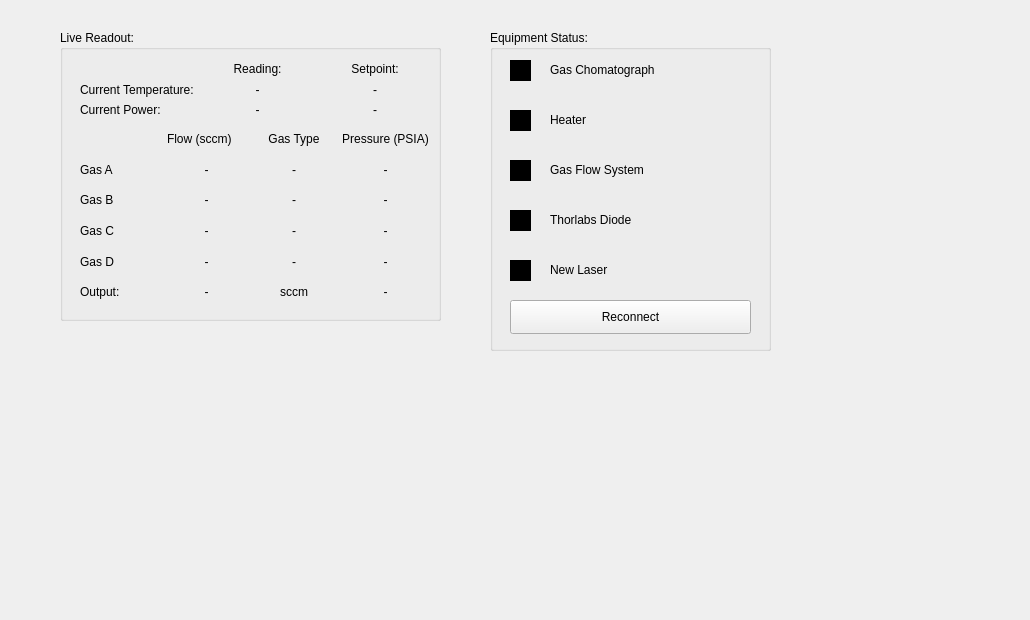
     <widget class="QWidget" name="tabLiveView">
      <attribute name="title">
       <string>Live View</string>
      </attribute>
      <widget class="QLabel" name="label_37">
       <property name="geometry">
        <rect>
         <x>810</x>
         <y>520</y>
         <width>211</width>
         <height>91</height>
        </rect>
       </property>
       <property name="text">
        <string/>
       </property>
       <property name="pixmap">
        <pixmap>gui_style_guides/drawing.svg</pixmap>
       </property>
       <property name="scaledContents">
        <bool>true</bool>
       </property>
       <property name="alignment">
        <set>Qt::AlignCenter</set>
       </property>
      </widget>
      <widget class="QGroupBox" name="groupBox_3">
       <property name="geometry">
        <rect>
         <x>60</x>
         <y>30</y>
         <width>381</width>
         <height>291</height>
        </rect>
       </property>
       <property name="title">
        <string>Live Readout:</string>
       </property>
       <widget class="QWidget" name="layoutWidget_9">
        <property name="geometry">
         <rect>
          <x>20</x>
          <y>30</y>
          <width>349</width>
          <height>243</height>
         </rect>
        </property>
        <layout class="QVBoxLayout" name="verticalLiveReadout1_2" stretch="1,3">
         <property name="spacing">
          <number>9</number>
         </property>
         <item>
          <layout class="QGridLayout" name="gridLayout_6">
           <property name="verticalSpacing">
            <number>3</number>
           </property>
           <item row="0" column="1">
            <widget class="QLabel" name="label_31">
             <property name="sizePolicy">
              <sizepolicy hsizetype="Preferred" vsizetype="MinimumExpanding">
               <horstretch>0</horstretch>
               <verstretch>0</verstretch>
              </sizepolicy>
             </property>
             <property name="layoutDirection">
              <enum>Qt::LeftToRight</enum>
             </property>
             <property name="text">
              <string>Reading:</string>
             </property>
             <property name="alignment">
              <set>Qt::AlignCenter</set>
             </property>
            </widget>
           </item>
           <item row="1" column="0">
            <widget class="QLabel" name="label_91">
             <property name="sizePolicy">
              <sizepolicy hsizetype="Preferred" vsizetype="MinimumExpanding">
               <horstretch>0</horstretch>
               <verstretch>0</verstretch>
              </sizepolicy>
             </property>
             <property name="text">
              <string>Current Temperature:</string>
             </property>
            </widget>
           </item>
           <item row="2" column="0">
            <widget class="QLabel" name="label_92">
             <property name="sizePolicy">
              <sizepolicy hsizetype="Preferred" vsizetype="MinimumExpanding">
               <horstretch>0</horstretch>
               <verstretch>0</verstretch>
              </sizepolicy>
             </property>
             <property name="text">
              <string>Current Power:</string>
             </property>
            </widget>
           </item>
           <item row="2" column="1">
            <widget class="QLabel" name="current_power_2">
             <property name="sizePolicy">
              <sizepolicy hsizetype="Preferred" vsizetype="MinimumExpanding">
               <horstretch>0</horstretch>
               <verstretch>0</verstretch>
              </sizepolicy>
             </property>
             <property name="text">
              <string>-</string>
             </property>
             <property name="alignment">
              <set>Qt::AlignCenter</set>
             </property>
            </widget>
           </item>
           <item row="1" column="1">
            <widget class="QLabel" name="current_temp_2">
             <property name="sizePolicy">
              <sizepolicy hsizetype="Preferred" vsizetype="MinimumExpanding">
               <horstretch>0</horstretch>
               <verstretch>0</verstretch>
              </sizepolicy>
             </property>
             <property name="text">
              <string>-</string>
             </property>
             <property name="alignment">
              <set>Qt::AlignCenter</set>
             </property>
            </widget>
           </item>
           <item row="0" column="2">
            <widget class="QLabel" name="label_34">
             <property name="sizePolicy">
              <sizepolicy hsizetype="Preferred" vsizetype="MinimumExpanding">
               <horstretch>0</horstretch>
               <verstretch>0</verstretch>
              </sizepolicy>
             </property>
             <property name="layoutDirection">
              <enum>Qt::LeftToRight</enum>
             </property>
             <property name="text">
              <string>Setpoint:</string>
             </property>
             <property name="alignment">
              <set>Qt::AlignCenter</set>
             </property>
            </widget>
           </item>
           <item row="2" column="2">
            <widget class="QLabel" name="current_power_setpoint2">
             <property name="sizePolicy">
              <sizepolicy hsizetype="Preferred" vsizetype="MinimumExpanding">
               <horstretch>0</horstretch>
               <verstretch>0</verstretch>
              </sizepolicy>
             </property>
             <property name="layoutDirection">
              <enum>Qt::LeftToRight</enum>
             </property>
             <property name="text">
              <string>-</string>
             </property>
             <property name="alignment">
              <set>Qt::AlignCenter</set>
             </property>
            </widget>
           </item>
           <item row="1" column="2">
            <widget class="QLabel" name="current_temp_setpoint2">
             <property name="sizePolicy">
              <sizepolicy hsizetype="Preferred" vsizetype="MinimumExpanding">
               <horstretch>0</horstretch>
               <verstretch>0</verstretch>
              </sizepolicy>
             </property>
             <property name="layoutDirection">
              <enum>Qt::LeftToRight</enum>
             </property>
             <property name="text">
              <string>-</string>
             </property>
             <property name="alignment">
              <set>Qt::AlignCenter</set>
             </property>
            </widget>
           </item>
          </layout>
         </item>
         <item>
          <layout class="QGridLayout" name="gridLayout_10">
           <item row="0" column="1">
            <widget class="QLabel" name="label_71">
             <property name="text">
              <string>Flow (sccm)</string>
             </property>
            </widget>
           </item>
           <item row="2" column="0">
            <widget class="QLabel" name="label_93">
             <property name="text">
              <string>Gas B</string>
             </property>
            </widget>
           </item>
           <item row="5" column="1">
            <widget class="QLabel" name="current_gasE_flow_2">
             <property name="text">
              <string>-</string>
             </property>
             <property name="alignment">
              <set>Qt::AlignCenter</set>
             </property>
            </widget>
           </item>
           <item row="2" column="1">
            <widget class="QLabel" name="current_gasB_comp_2">
             <property name="text">
              <string>-</string>
             </property>
             <property name="alignment">
              <set>Qt::AlignCenter</set>
             </property>
            </widget>
           </item>
           <item row="5" column="2">
            <widget class="QLabel" name="label_96">
             <property name="text">
              <string>sccm</string>
             </property>
             <property name="alignment">
              <set>Qt::AlignCenter</set>
             </property>
            </widget>
           </item>
           <item row="2" column="2">
            <widget class="QLabel" name="current_gasB_type_2">
             <property name="text">
              <string>-</string>
             </property>
             <property name="alignment">
              <set>Qt::AlignCenter</set>
             </property>
            </widget>
           </item>
           <item row="0" column="2">
            <widget class="QLabel" name="label_70">
             <property name="text">
              <string>Gas Type</string>
             </property>
             <property name="alignment">
              <set>Qt::AlignCenter</set>
             </property>
            </widget>
           </item>
           <item row="3" column="1">
            <widget class="QLabel" name="current_gasC_comp_2">
             <property name="text">
              <string>-</string>
             </property>
             <property name="alignment">
              <set>Qt::AlignCenter</set>
             </property>
            </widget>
           </item>
           <item row="4" column="0">
            <widget class="QLabel" name="label_22">
             <property name="text">
              <string>Gas D</string>
             </property>
            </widget>
           </item>
           <item row="1" column="0">
            <widget class="QLabel" name="label_72">
             <property name="text">
              <string>Gas A</string>
             </property>
            </widget>
           </item>
           <item row="3" column="2">
            <widget class="QLabel" name="current_gasC_type_2">
             <property name="text">
              <string>-</string>
             </property>
             <property name="alignment">
              <set>Qt::AlignCenter</set>
             </property>
            </widget>
           </item>
           <item row="4" column="1">
            <widget class="QLabel" name="current_gasD_comp_2">
             <property name="text">
              <string>-</string>
             </property>
             <property name="alignment">
              <set>Qt::AlignCenter</set>
             </property>
            </widget>
           </item>
           <item row="5" column="0">
            <widget class="QLabel" name="label_95">
             <property name="text">
              <string>Output:</string>
             </property>
            </widget>
           </item>
           <item row="3" column="0">
            <widget class="QLabel" name="label_94">
             <property name="text">
              <string>Gas C</string>
             </property>
            </widget>
           </item>
           <item row="4" column="2">
            <widget class="QLabel" name="current_gasD_type_2">
             <property name="text">
              <string>-</string>
             </property>
             <property name="alignment">
              <set>Qt::AlignCenter</set>
             </property>
            </widget>
           </item>
           <item row="1" column="1">
            <widget class="QLabel" name="current_gasA_comp_2">
             <property name="text">
              <string>-</string>
             </property>
             <property name="alignment">
              <set>Qt::AlignCenter</set>
             </property>
            </widget>
           </item>
           <item row="1" column="2">
            <widget class="QLabel" name="current_gasA_type_2">
             <property name="text">
              <string>-</string>
             </property>
             <property name="alignment">
              <set>Qt::AlignCenter</set>
             </property>
            </widget>
           </item>
           <item row="0" column="3">
            <widget class="QLabel" name="label_29">
             <property name="text">
              <string>Pressure (PSIA)</string>
             </property>
             <property name="alignment">
              <set>Qt::AlignCenter</set>
             </property>
            </widget>
           </item>
           <item row="1" column="3">
            <widget class="QLabel" name="current_gasA_pressure_2">
             <property name="text">
              <string>-</string>
             </property>
             <property name="alignment">
              <set>Qt::AlignCenter</set>
             </property>
            </widget>
           </item>
           <item row="2" column="3">
            <widget class="QLabel" name="current_gasB_pressure_2">
             <property name="text">
              <string>-</string>
             </property>
             <property name="alignment">
              <set>Qt::AlignCenter</set>
             </property>
            </widget>
           </item>
           <item row="3" column="3">
            <widget class="QLabel" name="current_gasC_pressure_2">
             <property name="text">
              <string>-</string>
             </property>
             <property name="alignment">
              <set>Qt::AlignCenter</set>
             </property>
            </widget>
           </item>
           <item row="4" column="3">
            <widget class="QLabel" name="current_gasD_pressure_2">
             <property name="text">
              <string>-</string>
             </property>
             <property name="alignment">
              <set>Qt::AlignCenter</set>
             </property>
            </widget>
           </item>
           <item row="5" column="3">
            <widget class="QLabel" name="current_gasE_pressure_2">
             <property name="text">
              <string>-</string>
             </property>
             <property name="alignment">
              <set>Qt::AlignCenter</set>
             </property>
            </widget>
           </item>
          </layout>
         </item>
        </layout>
       </widget>
      </widget>
      <widget class="QGroupBox" name="groupBox_4">
       <property name="geometry">
        <rect>
         <x>490</x>
         <y>30</y>
         <width>281</width>
         <height>321</height>
        </rect>
       </property>
       <property name="title">
        <string>Equipment Status:</string>
       </property>
       <widget class="QLabel" name="label_25">
        <property name="geometry">
         <rect>
          <x>60</x>
          <y>180</y>
          <width>141</width>
          <height>19</height>
         </rect>
        </property>
        <property name="text">
         <string>Thorlabs Diode</string>
        </property>
       </widget>
       <widget class="LedIndicator" name="heater_Status" native="true">
        <property name="geometry">
         <rect>
          <x>20</x>
          <y>80</y>
          <width>21</width>
          <height>21</height>
         </rect>
        </property>
        <property name="styleSheet">
         <string notr="true">background-color:black</string>
        </property>
       </widget>
       <widget class="LedIndicator" name="gas_Status" native="true">
        <property name="geometry">
         <rect>
          <x>20</x>
          <y>130</y>
          <width>21</width>
          <height>21</height>
         </rect>
        </property>
        <property name="styleSheet">
         <string notr="true">background-color:black</string>
        </property>
       </widget>
       <widget class="QLabel" name="label_23">
        <property name="geometry">
         <rect>
          <x>60</x>
          <y>30</y>
          <width>161</width>
          <height>19</height>
         </rect>
        </property>
        <property name="text">
         <string>Gas Chomatograph</string>
        </property>
       </widget>
       <widget class="QLabel" name="label_24">
        <property name="geometry">
         <rect>
          <x>60</x>
          <y>80</y>
          <width>141</width>
          <height>19</height>
         </rect>
        </property>
        <property name="text">
         <string>Heater</string>
        </property>
       </widget>
       <widget class="LedIndicator" name="diode_Status" native="true">
        <property name="geometry">
         <rect>
          <x>20</x>
          <y>180</y>
          <width>21</width>
          <height>21</height>
         </rect>
        </property>
        <property name="styleSheet">
         <string notr="true">background-color:black</string>
        </property>
       </widget>
       <widget class="QLabel" name="label_26">
        <property name="geometry">
         <rect>
          <x>60</x>
          <y>130</y>
          <width>141</width>
          <height>19</height>
         </rect>
        </property>
        <property name="text">
         <string>Gas Flow System</string>
        </property>
       </widget>
       <widget class="LedIndicator" name="gc_Status" native="true">
        <property name="geometry">
         <rect>
          <x>20</x>
          <y>30</y>
          <width>21</width>
          <height>21</height>
         </rect>
        </property>
        <property name="styleSheet">
         <string notr="true">background-color:black</string>
        </property>
       </widget>
       <widget class="LedIndicator" name="widget_4" native="true">
        <property name="geometry">
         <rect>
          <x>20</x>
          <y>230</y>
          <width>21</width>
          <height>21</height>
         </rect>
        </property>
        <property name="autoFillBackground">
         <bool>false</bool>
        </property>
        <property name="styleSheet">
         <string notr="true">background-color:black</string>
        </property>
       </widget>
       <widget class="QLabel" name="label_27">
        <property name="geometry">
         <rect>
          <x>60</x>
          <y>230</y>
          <width>141</width>
          <height>19</height>
         </rect>
        </property>
        <property name="text">
         <string>New Laser</string>
        </property>
       </widget>
       <widget class="QPushButton" name="eqpt_ReconnectBut">
        <property name="geometry">
         <rect>
          <x>20</x>
          <y>270</y>
          <width>241</width>
          <height>34</height>
         </rect>
        </property>
        <property name="text">
         <string>Reconnect</string>
        </property>
       </widget>
      </widget>
     </widget>
